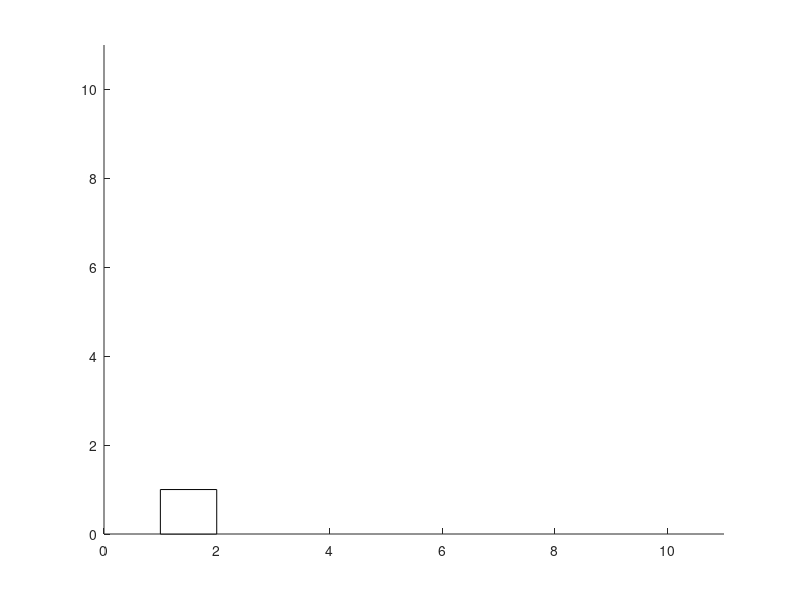

Recreate this plot in MATLAB. (Note: this script raises an error after producing the figure.)
%DEMO
warning('off','all')
close all
clear all
symbols='M0}+^*%k7~';

figure(1)
for ii=1:10
    SS=get(0,'ScreenSize');
    set(gcf,'Position',SS);
    xlims=[ii,ii+1,ii+1,ii];
    ylims=[0,0,ii,ii];
    patch(xlims,ylims,'w');
    axis([0,11,0,11])
    ftn='Arial';
    fts=30;
    hold on
    boxfillv5([ii,0,1,ii],symbols(ii),{fts,ftn})
    boxfillv5([ii,0,1,ii],floor(256^(ii/10)-1),{fts,ftn})
end
warning('on','all')
hold off